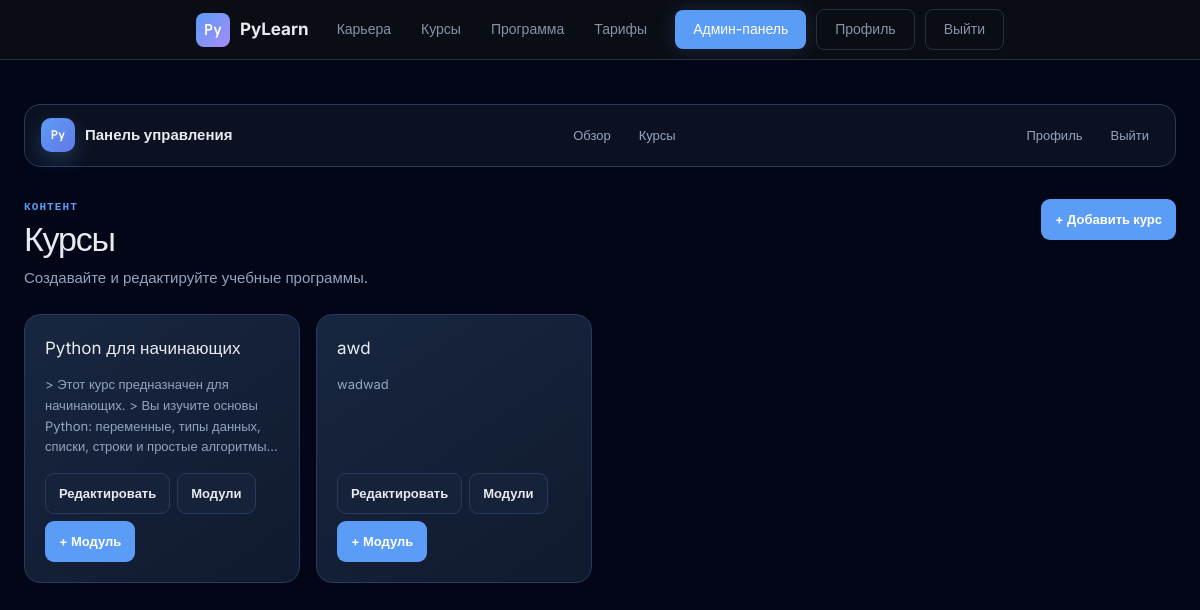
Page /adminpanel/courses/ (signed in) on the earlier database version.
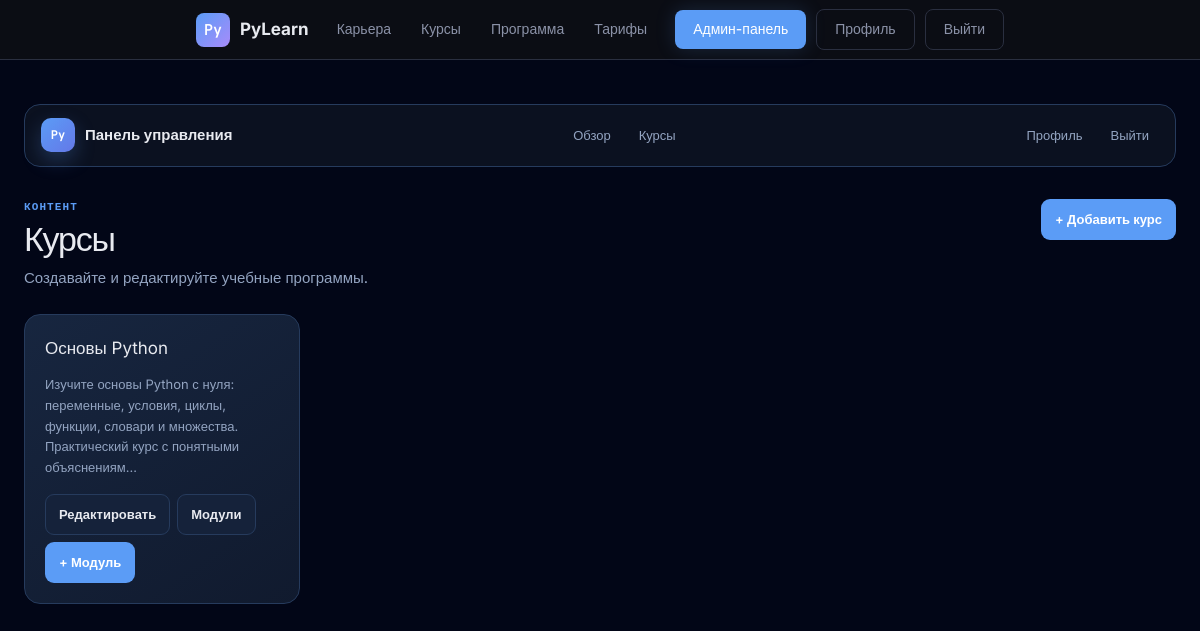
Same page on the later database version.
### courses/models.py (models this page shows, shortened)
class Course(models.Model):
    title = models.CharField(max_length=200)
    description = models.TextField(blank=True)
    slug = models.SlugField(unique=True)

### users/decorators.py (the view)
    def wrapper(request, *args, **kwargs):
        if not request.user.is_authenticated or request.user.role != "admin":
            return redirect("users:signin")
        return view_func(request, *args, **kwargs)

### adminpanel/views.py (called while the page is built)
@admin_required
def course_list(request):
    courses = Course.objects.all().order_by("id")
    return render(
        request,
        "adminpanel/course_list.html",
        {"courses": courses}
    )

### adminpanel/templates/adminpanel/course_list.html
{% extends 'adminpanel/base.html' %}
{% block admin_content %}
<div class="admin-header"><div><p class="admin-eyebrow">Контент</p><h1 class="admin-heading">Курсы</h1><p class="admin-subtitle">Создавайте и редактируйте учебные программы.</p></div><a href="{% url 'adminpanel:add_course' %}" class="admin-button">+ Добавить курс</a></div>
{% if courses %}<div class="admin-card-grid">{% for course in courses %}<article class="admin-card"><h3>{{ course.title }}</h3><p>{{ course.description|truncatechars:130|default:"Описание пока не добавлено." }}</p><div class="admin-card-footer"><a class="admin-button secondary" href="{% url 'adminpanel:edit_course' course.id %}">Редактировать</a><a class="admin-button secondary" href="{% url 'adminpanel:course_modules' course.id %}">Модули</a><a class="admin-button" href="{% url 'adminpanel:add_module' course.id %}">+ Модуль</a></div></article>{% endfor %}</div>{% else %}<div class="admin-card"><h3>Курсов пока нет</h3><p>Начните с создания первой учебной программы.</p></div>{% endif %}
{% endblock %}

Differences in the rows shown:
removed Course: title "Python для начинающих", description "> Этот курс предназначен для начинающих. > Вы изучите основы Python: переменные, типы данных, списки, строки и простые алгоритмы…"
removed Course: title "awd", description "wadwad"
added Course: title "Основы Python", description "Изучите основы Python с нуля: переменные, условия, циклы, функции, словари и множества. Практический курс с понятными объяснениям…"
